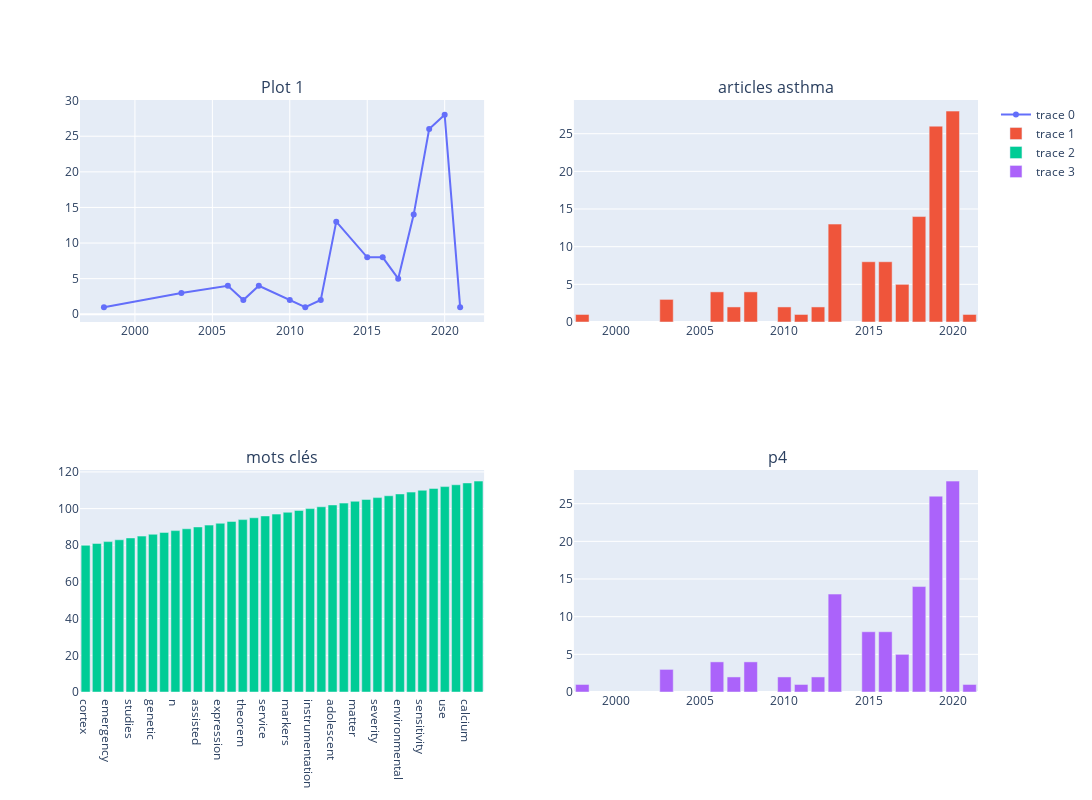

Source (notebook cell):
### Code cell
# 'count_asthma'
df6=df_dat_them[['Annee','count_asthma']]
df6= df6[df6['count_asthma'] >= 1]
df6 = df6.groupby(['Annee']).count_asthma.sum().reset_index()
fig6 = make_subplots(rows=2, cols=2, subplot_titles=['Plot 1','articles asthma','mots clés',' p4'])
fig6.add_scatter(x=df6['Annee'], y= df6['count_asthma'], row=1, col=1)
fig6.add_bar(x=df6['Annee'], y=df6['count_asthma'], row=1,col=2)
fig6.add_bar(x=list(d_key6.keys()), y=list(d_key6.values()), row=2,col=1)
fig6.add_bar(x=df6['Annee'], y=df6['count_asthma'], row=2,col=2)
fig6.update_yaxes(automargin=True)
fig6['layout'].update(width=1200, height=800, autosize=True)
fig6

### Figure 1 — Plotly figure (JSON) as saved in the notebook; plotly's stock layout.template omitted (floating-point values rounded to 4 significant figures)
{"data": [{"type": "scatter", "x": [1998, 2003, 2006, 2007, 2008, 2010, 2011, 2012, 2013, 2015, 2016, 2017, 2018, 2019, 2020, 2021], "xaxis": "x", "y": [1, 3, 4, 2, 4, 2, 1, 2, 13, 8, 8, 5, 14, 26, 28, 1], "yaxis": "y"}, {"type": "bar", "x": [1998, 2003, 2006, 2007, 2008, 2010, 2011, 2012, 2013, 2015, 2016, 2017, 2018, 2019, 2020, 2021], "xaxis": "x2", "y": [1, 3, 4, 2, 4, 2, 1, 2, 13, 8, 8, 5, 14, 26, 28, 1], "yaxis": "y2"}, {"type": "bar", "x": ["cortex", "agents", "emergency", "phenotype", "studies", "analysis", "genetic", "therapy", "n", "rats", "assisted", "asthmatic", "expression", "diagnosis", "theorem", "endotoxins", "service", "molecular", "markers", "potassium", "instrumentation", "roc", "adolescent", "child", "matter", "sounds", "severity", "profiling", "environmental", "management", "sensitivity", "metabolism", "use", "case", "calcium", "animals"], "xaxis": "x3", "y": [80, 81, 82, 83, 84, 85, 86, 87, 88, 89, 90, 91, 92, 93, 94, 95, 96, 97, 98, 99, 100, 101, 102, 103, 104, 105, 106, 107, 108, 109, 110, 111, 112, 113, 114, 115], "yaxis": "y3"}, {"type": "bar", "x": [1998, 2003, 2006, 2007, 2008, 2010, 2011, 2012, 2013, 2015, 2016, 2017, 2018, 2019, 2020, 2021], "xaxis": "x4", "y": [1, 3, 4, 2, 4, 2, 1, 2, 13, 8, 8, 5, 14, 26, 28, 1], "yaxis": "y4"}], "layout": {"annotations": [{"font": {"size": 16}, "showarrow": false, "text": "Plot 1", "x": 0.225, "xanchor": "center", "xref": "paper", "y": 1, "yanchor": "bottom", "yref": "paper"}, {"font": {"size": 16}, "showarrow": false, "text": "articles asthma", "x": 0.775, "xanchor": "center", "xref": "paper", "y": 1, "yanchor": "bottom", "yref": "paper"}, {"font": {"size": 16}, "showarrow": false, "text": "mots clés", "x": 0.225, "xanchor": "center", "xref": "paper", "y": 0.375, "yanchor": "bottom", "yref": "paper"}, {"font": {"size": 16}, "showarrow": false, "text": " p4", "x": 0.775, "xanchor": "center", "xref": "paper", "y": 0.375, "yanchor": "bottom", "yref": "paper"}], "autosize": true, "height": 800, "width": 1200, "xaxis": {"anchor": "y", "domain": [0, 0.45]}, "xaxis2": {"anchor": "y2", "domain": [0.55, 1]}, "xaxis3": {"anchor": "y3", "domain": [0, 0.45]}, "xaxis4": {"anchor": "y4", "domain": [0.55, 1]}, "yaxis": {"anchor": "x", "automargin": true, "domain": [0.625, 1]}, "yaxis2": {"anchor": "x2", "automargin": true, "domain": [0.625, 1]}, "yaxis3": {"anchor": "x3", "automargin": true, "domain": [0, 0.375]}, "yaxis4": {"anchor": "x4", "automargin": true, "domain": [0, 0.375]}}}
